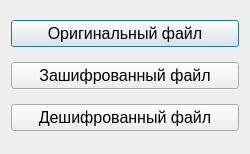
<?xml version="1.0" encoding="UTF-8"?>
<ui version="4.0">
 <class>ChoiceDialog</class>
 <widget class="QDialog" name="ChoiceDialog">
  <property name="geometry">
   <rect>
    <x>0</x>
    <y>0</y>
    <width>250</width>
    <height>154</height>
   </rect>
  </property>
  <property name="windowTitle">
   <string>Dialog</string>
  </property>
  <layout class="QVBoxLayout" name="verticalLayout">
   <item>
    <widget class="QPushButton" name="originalButton">
     <property name="font">
      <font>
       <pointsize>12</pointsize>
      </font>
     </property>
     <property name="text">
      <string>Оригинальный файл</string>
     </property>
    </widget>
   </item>
   <item>
    <widget class="QPushButton" name="encryptButton">
     <property name="font">
      <font>
       <pointsize>12</pointsize>
      </font>
     </property>
     <property name="text">
      <string>Зашифрованный файл</string>
     </property>
    </widget>
   </item>
   <item>
    <widget class="QPushButton" name="decryptButton">
     <property name="font">
      <font>
       <pointsize>12</pointsize>
      </font>
     </property>
     <property name="text">
      <string>Дешифрованный файл</string>
     </property>
     <property name="choice" stdset="0">
      <number>0</number>
     </property>
    </widget>
   </item>
  </layout>
 </widget>
 <resources/>
 <connections/>
</ui>
